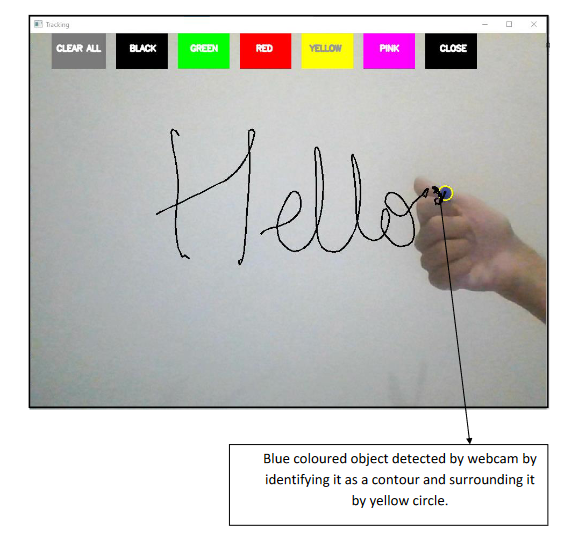
#> input picture Air_canva_webcam.png, 571 x 543 px, given in place of the camera
$ python project.py
#> lines starting #> are read from the running program, lines starting #| are printed output that depends on the picture; after the words box and inside, x2 and y2 are one past the last pixel; in counts of white or black regions, pixels touching at a corner belong together
#> further down, frame is the input picture: shape (543, 571, 3); mean B, G, R 197.6, 199.8, 200.5
import numpy as np
import cv2
from collections import deque

#default called trackbar function
def setValues(x):
   print("")


# Creating the trackbars needed for adjusting the marker colour
cv2.namedWindow("Color detectors")
cv2.createTrackbar("Upper Hue", "Color detectors", 153, 180,setValues)
cv2.createTrackbar("Upper Saturation", "Color detectors", 255, 255,setValues)
cv2.createTrackbar("Upper Value", "Color detectors", 255, 255,setValues)
cv2.createTrackbar("Lower Hue", "Color detectors", 64, 180,setValues)
cv2.createTrackbar("Lower Saturation", "Color detectors", 72, 255,setValues)
cv2.createTrackbar("Lower Value", "Color detectors", 49, 255,setValues)


# Giving different arrays to handle colour points of different colour
bpoints = [deque(maxlen=1024)]
gpoints = [deque(maxlen=1024)]
rpoints = [deque(maxlen=1024)]
ypoints = [deque(maxlen=1024)]
ppoints = [deque(maxlen=1024)]
bpoints = [deque(maxlen=1030)]

# These indexes will be used to mark the points in particular arrays of specific colour
blue_index = 0
green_index = 0
red_index = 0
yellow_index = 0
pink_index = 0
black_index = 1
#The kernel to be used for dilation purpose
kernel = np.ones((5,5),np.uint8)

colors = [(0,0,0), (0, 255, 0), (0, 0, 255), (0, 255, 255),(255,0,255),(0,0,0)]
colorIndex = 0

# Here is code for Canvas setup
paintWindow = np.zeros((640,900,3)) + 255
paintWindow = cv2.rectangle(paintWindow, (40,1), (140,65), (0,0,0), 2)
paintWindow = cv2.rectangle(paintWindow, (160,1), (255,65), colors[0], -1)
paintWindow = cv2.rectangle(paintWindow, (275,1), (370,65), colors[1], -1)
paintWindow = cv2.rectangle(paintWindow, (390,1), (485,65), colors[2], -1)
paintWindow = cv2.rectangle(paintWindow, (505,1), (600,65), colors[3], -1)
paintWindow = cv2.rectangle(paintWindow, (620,1), (715,65), colors[4], -1)
paintWindow = cv2.rectangle(paintWindow, (735,1), (830,65), colors[5], -1)

cv2.putText(paintWindow, "CLEAR", (49, 33), cv2.FONT_HERSHEY_SIMPLEX, 0.5, (0, 0, 0), 2, cv2.LINE_AA)
cv2.putText(paintWindow, "BLACK", (185, 33), cv2.FONT_HERSHEY_SIMPLEX, 0.5, (255, 255, 255), 2, cv2.LINE_AA)
cv2.putText(paintWindow, "GREEN", (298, 33), cv2.FONT_HERSHEY_SIMPLEX, 0.5, (255, 255, 255), 2, cv2.LINE_AA)
cv2.putText(paintWindow, "RED", (420, 33), cv2.FONT_HERSHEY_SIMPLEX, 0.5, (255, 255, 255), 2, cv2.LINE_AA)
cv2.putText(paintWindow, "YELLOW", (520, 33), cv2.FONT_HERSHEY_SIMPLEX, 0.5, (150,150,150), 2, cv2.LINE_AA)
cv2.putText(paintWindow, "PINK",(650,33),cv2.FONT_HERSHEY_SIMPLEX, 0.5,(0,0,0),2,cv2.LINE_AA)
cv2.putText(paintWindow,"CLOSE",(762,33),cv2.FONT_HERSHEY_SIMPLEX, 0.5,(255,255,255),2,cv2.LINE_AA)

cv2.namedWindow('Paint', cv2.WINDOW_NORMAL)
cv2.resizeWindow('Paint',700,800)


# Loading the default webcam of PC.
cap = cv2.VideoCapture(0)
def change_res(width,height):
     cap.set(3,width)
     cap.set(4,height)

def rescale_frame(frame,percent=150):
#> called with percent = 150
     percent = 150
     width=int(frame.shape[1]*percent/100)
#> width = 856
     height=int(frame.shape[0]*percent/100)
#> height = 814
     dim=(width,height)
#> dim = (856, 814)
     return cv2.resize(frame,dim,interpolation =cv2.INTER_AREA)
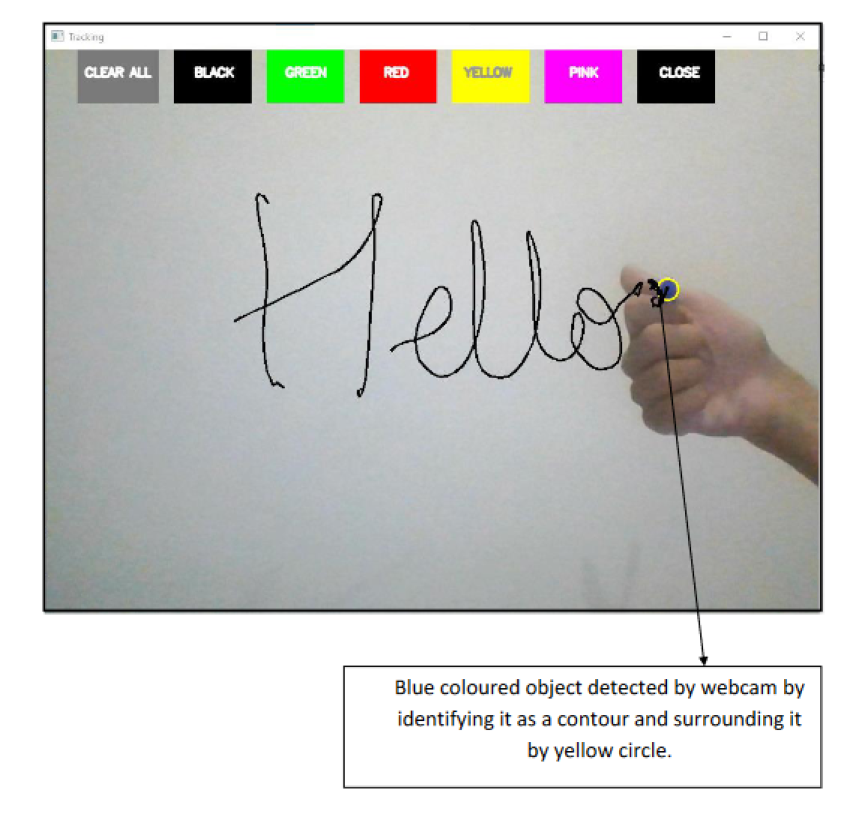
#> returned value: shape (814, 856, 3); mean of channels 0, 1, 2 197.5, 199.7, 200.4; drawn as B, G, R
# Keep looping
while True:
    # Reading the frame from the camera
    ret, frame = cap.read()
    frame=rescale_frame(frame,percent=150)
    #Flipping the frame to see same side of yours
    frame = cv2.flip(frame, 1)
#> frame: shape (814, 856, 3)
    hsv = cv2.cvtColor(frame, cv2.COLOR_BGR2HSV)
#> hsv: shape (814, 856, 3); mean H, S, V 41.2, 13.7, 204.3
    u_hue = cv2.getTrackbarPos("Upper Hue", "Color detectors")
    u_saturation = cv2.getTrackbarPos("Upper Saturation", "Color detectors")
    u_value = cv2.getTrackbarPos("Upper Value", "Color detectors")
    l_hue = cv2.getTrackbarPos("Lower Hue", "Color detectors")
    l_saturation = cv2.getTrackbarPos("Lower Saturation", "Color detectors")
    l_value = cv2.getTrackbarPos("Lower Value", "Color detectors")
    Upper_hsv = np.array([u_hue,u_saturation,u_value])
    Lower_hsv = np.array([l_hue,l_saturation,l_value])


    # Adding the colour buttons to the live frame for colour access
    frame = cv2.rectangle(frame, (40,1), (140,65), (122,122,122), -1)
    frame = cv2.rectangle(frame, (160,1), (255,65), colors[0], -1)
    frame = cv2.rectangle(frame, (275,1), (370,65), colors[1], -1)
    frame = cv2.rectangle(frame, (390,1), (485,65), colors[2], -1)
    frame = cv2.rectangle(frame, (505,1), (600,65), colors[3], -1)
    frame = cv2.rectangle(frame, (620,1), (715,65), colors[4], -1)
    frame = cv2.rectangle(frame, (735,1), (830,65), colors[5], -1)

    cv2.putText(frame, "CLEAR ALL", (49, 33), cv2.FONT_HERSHEY_SIMPLEX, 0.5, (255, 255, 255), 2, cv2.LINE_AA)
    cv2.putText(frame, "BLACK", (185, 33), cv2.FONT_HERSHEY_SIMPLEX, 0.5, (255, 255, 255), 2, cv2.LINE_AA)
    cv2.putText(frame, "GREEN", (298, 33), cv2.FONT_HERSHEY_SIMPLEX, 0.5, (255, 255, 255), 2, cv2.LINE_AA)
    cv2.putText(frame, "RED", (420, 33), cv2.FONT_HERSHEY_SIMPLEX, 0.5, (255, 255, 255), 2, cv2.LINE_AA)
    cv2.putText(frame, "YELLOW", (520, 33), cv2.FONT_HERSHEY_SIMPLEX, 0.5, (150,150,150), 2, cv2.LINE_AA)
    cv2.putText(frame, "PINK",(650,33),cv2.FONT_HERSHEY_SIMPLEX, 0.5,(255,255,255),2,cv2.LINE_AA)
    cv2.putText(frame,"CLOSE",(762,33),cv2.FONT_HERSHEY_SIMPLEX, 0.5,(255,255,255),2,cv2.LINE_AA)
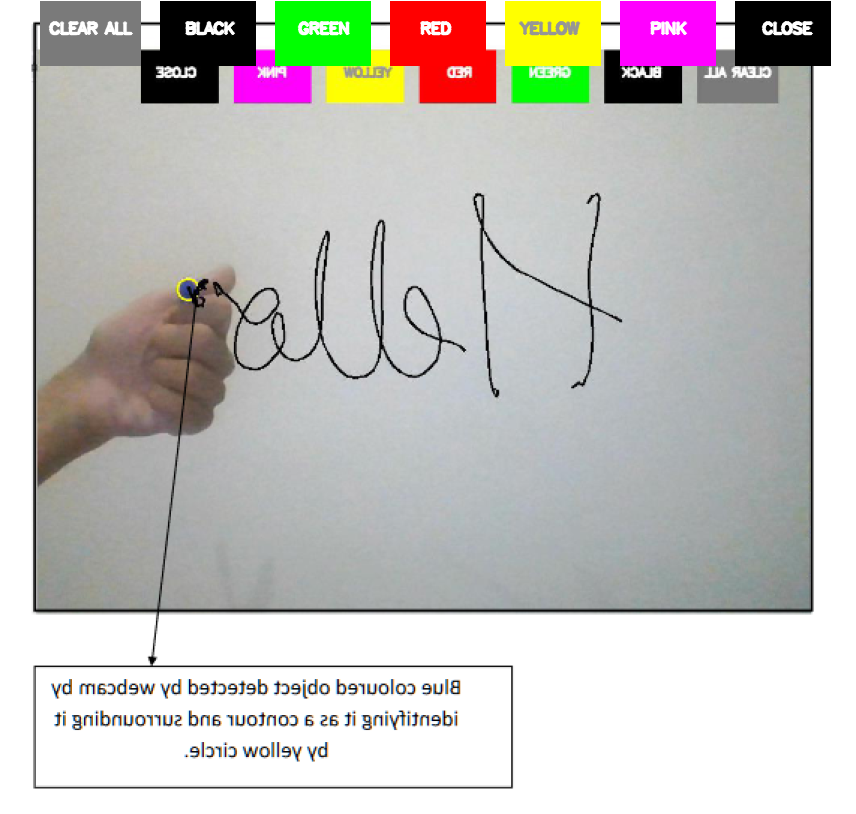
#> frame: shape (814, 856, 3); mean B, G, R 188.9, 192.7, 195.3

    # Identifying the pointer by making its mask
    Mask = cv2.inRange(hsv, Lower_hsv, Upper_hsv)
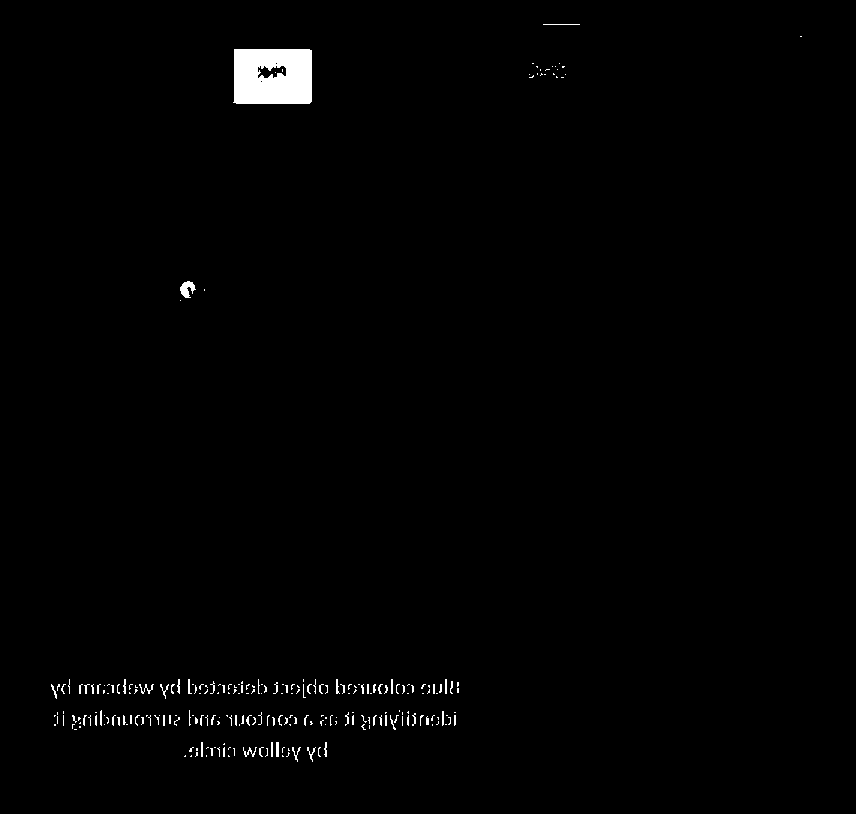
#> Mask: shape (814, 856); 1% white; 247 white regions (193 under 20 px), largest, box (x1, y1, x2, y2) and area: (233, 49, 312, 104) 4068, (180, 281, 196, 298) 161, (139, 684, 154, 694) 53
    Mask = cv2.erode(Mask, kernel, iterations=1)
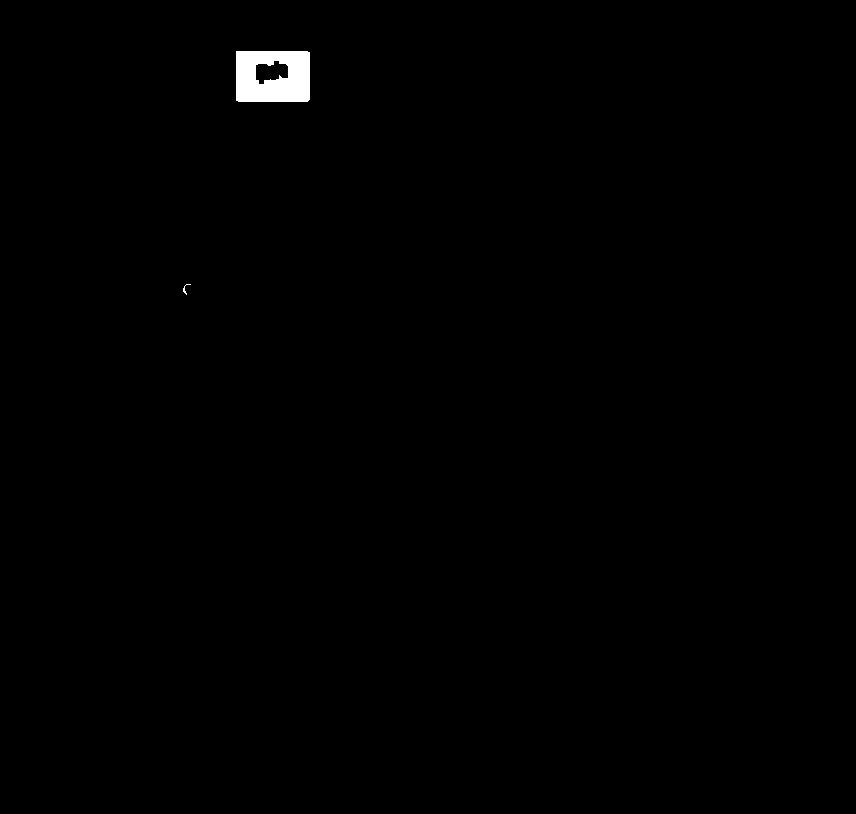
#> Mask: shape (814, 856); 0.47% white; 2 white regions, box (x1, y1, x2, y2) and area: (236, 51, 310, 102) 3263, (183, 284, 191, 295) 22
    Mask = cv2.morphologyEx(Mask, cv2.MORPH_OPEN, kernel)
#> Mask: shape (814, 856); 0.47% white; 1 white region, box (x1, y1, x2, y2) and area: (236, 51, 310, 102) 3253
    Mask = cv2.dilate(Mask, kernel, iterations=1)
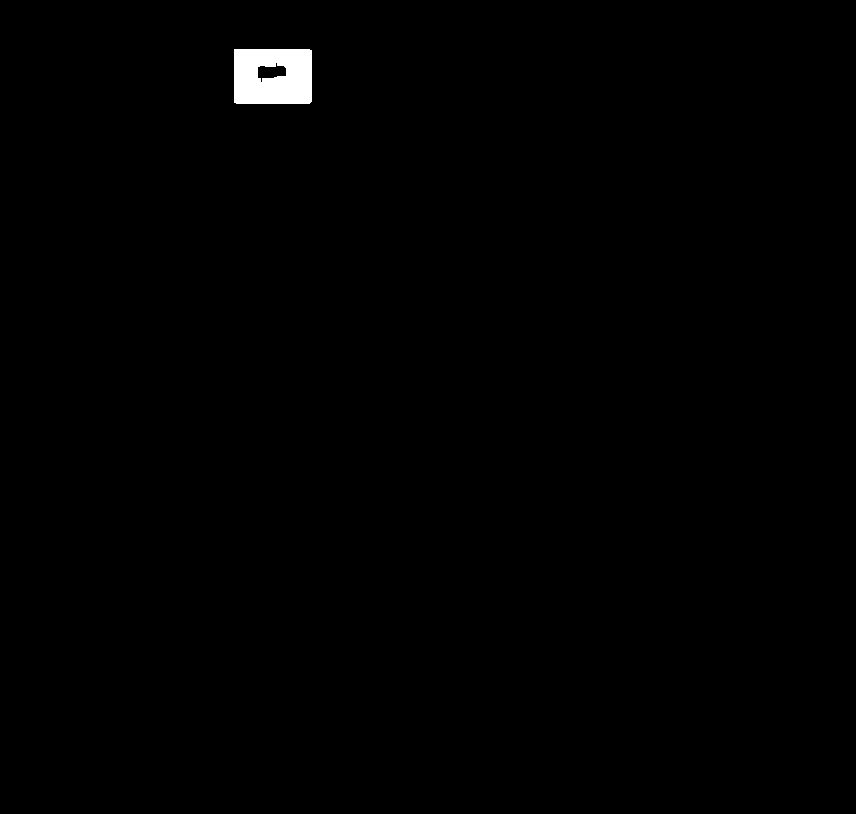
#> Mask: shape (814, 856); 0.57% white; 1 white region

    # Find contours for the pointer after idetifying it
    cnts,_ = cv2.findContours(Mask.copy(), cv2.RETR_EXTERNAL,
    	cv2.CHAIN_APPROX_SIMPLE)
#> cnts = 1 contour; box (x1, y1, x2, y2) and area: (234, 49, 312, 104) 4153
    center = None

    # Ifthe contours are formed
    if len(cnts) > 0:
    	# sorting the contours to find biggest
        cnt = sorted(cnts, key = cv2.contourArea, reverse = True)[0]
#> cnt = contour of 9 points, box (x1, y1, x2, y2) (234, 49, 312, 104), area 4153
        # Get the radius of the enclosing circle around the found contour
        ((x, y), radius) = cv2.minEnclosingCircle(cnt)
#> x = 272.2; y = 75.5; radius = 46.46
        # Draw the circle around the contour
        cv2.circle(frame, (int(x), int(y)), int(radius), (0, 255, 255), 2)
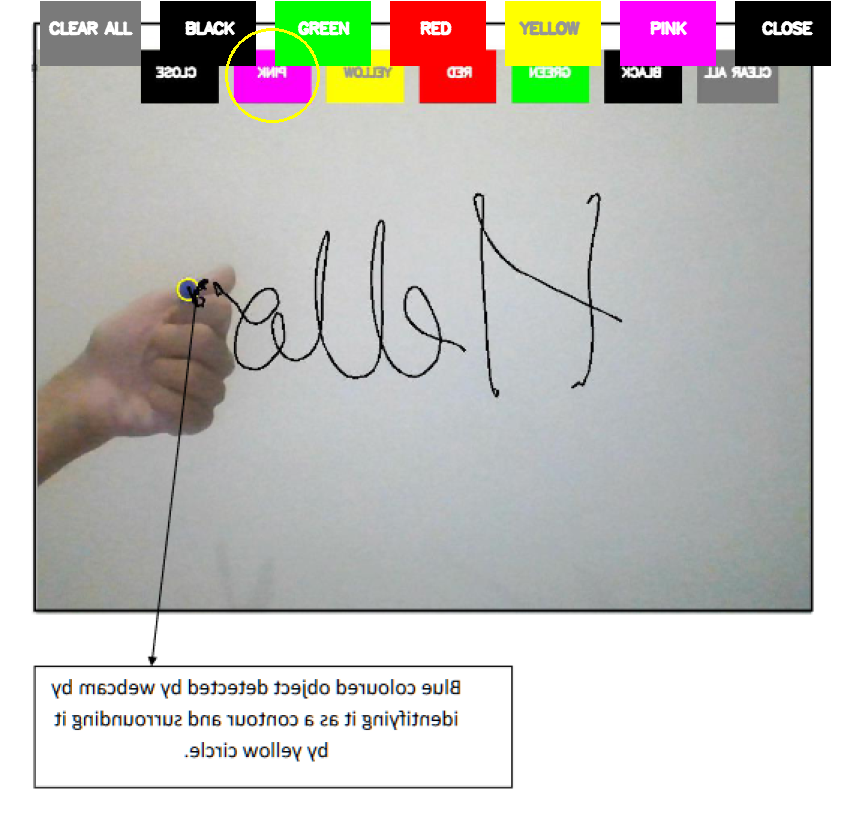
#> frame: shape (814, 856, 3); 0.12% of pixels changed, all inside (x1, y1, x2, y2) = (225, 28, 320, 123)
        # Calculating the center of the detected contour
        M = cv2.moments(cnt)
#> M = moments, m00 4153, centre m10/m00, m01/m00 = (272.5, 75.99)
        center = (int(M['m10'] / M['m00']), int(M['m01'] / M['m00']))
#> center = (272, 75)

        # Now checking if the user wants to click on any button above the screen
        if center[1] <= 65:
            if 40 <= center[0] <= 140: # Clear Button
                bpoints = [deque(maxlen=512)]
                gpoints = [deque(maxlen=512)]
                rpoints = [deque(maxlen=512)]
                ypoints = [deque(maxlen=512)]
                ppoints = [deque(maxlen=512)]
                bpoints = [deque(maxlen=520)]
                blue_index = 0
                green_index = 0
                red_index = 0
                yellow_index = 0
                pink_index = 0
                black_index = 1

                paintWindow[67:,:,:] = 255
            elif 140 <= center[0] <= 255:
                    colorIndex = 0 # black
            elif 275 <= center[0] <= 370:
                    colorIndex = 1 # Green
            elif 390 <= center[0] <= 485:
                    colorIndex = 2 # Red
            elif 505 <= center[0] <= 600:
                    colorIndex = 3 # Yellow
            elif 620 <= center[0] <=715:
                 colorIndex = 4 # pink
            elif 735 <= center[0] <=830:
                 colorIndex = 5 #close
        else :
            if colorIndex == 0:
                bpoints[blue_index].appendleft(center)
            elif colorIndex == 1:
                gpoints[green_index].appendleft(center)
            elif colorIndex == 2:
                rpoints[red_index].appendleft(center)
            elif colorIndex == 3:
                ypoints[yellow_index].appendleft(center)
            elif colorIndex ==4:
                 ppoints[pink_index].appendleft(center)
            elif colorIndex == 5:
                 bpoints[black_index].appendleft(center)
    # Append the next deques when nothing is detected to avoid messing up
    else:
        bpoints.append(deque(maxlen=512))
        blue_index += 1
        gpoints.append(deque(maxlen=512))
        green_index += 1
        rpoints.append(deque(maxlen=512))
        red_index += 1
        ypoints.append(deque(maxlen=512))
        yellow_index += 1
        ppoints.append(deque(maxlen=512))
        pink_index +=1
        bpoints.append(deque(maxlen=520))
        black_index += 2

    # Draw lines of all the colors on the canvas and frame
    points = [bpoints, gpoints, rpoints, ypoints, ppoints,bpoints]
    for i in range(len(points)):
        for j in range(len(points[i])):
            for k in range(1, len(points[i][j])):
                if points[i][j][k - 1] is None or points[i][j][k] is None:
                    continue
                cv2.line(frame, points[i][j][k - 1], points[i][j][k], colors[i], 2)
                cv2.line(paintWindow, points[i][j][k - 1], points[i][j][k], colors[i], 2)
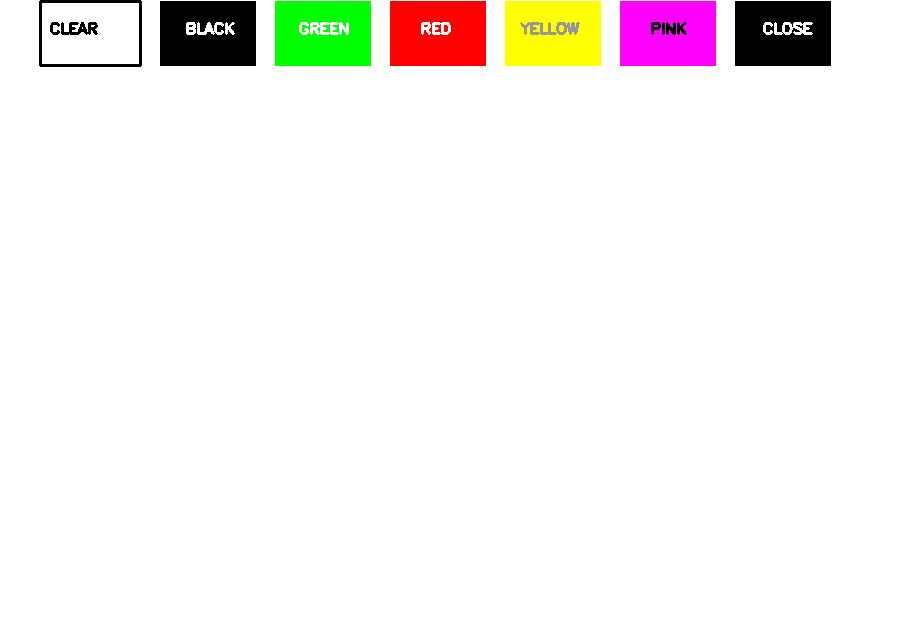
#> paintWindow: shape (640, 900, 3) float64; mean B, G, R 241.2, 243.7, 246.4

    # Show all the windows

    cv2.imshow("Tracking", frame)
    cv2.imshow("Paint", paintWindow)
    cv2.imshow("mask",Mask)


	# If the 'q' key is pressed then stop the application
    if cv2.waitKey(1) & 0xFF == ord("q"):
#> (key q is pressed here)
        break

# Release the camera and all resources
cap.release()
cv2.destroyAllWindows()
